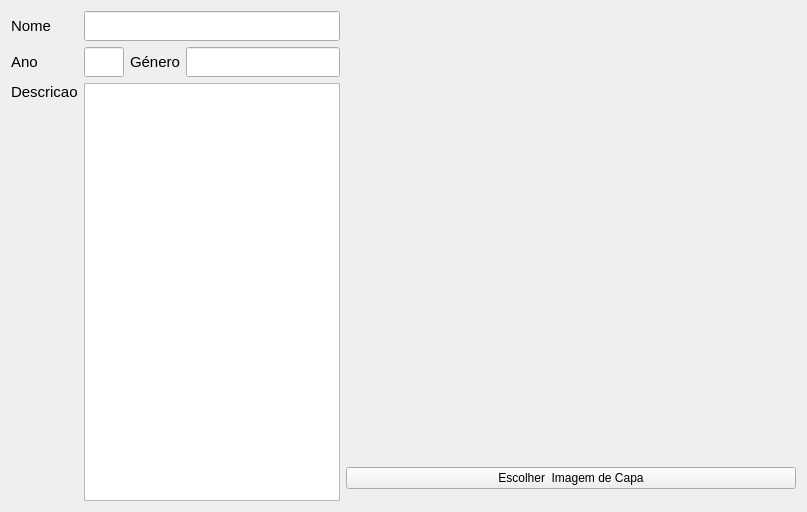
          <widget class="QWidget" name="page_add_album_tab_album">
           <attribute name="title">
            <string>Tab 1</string>
           </attribute>
           <layout class="QGridLayout" name="gridLayout_11">
            <item row="0" column="1" rowspan="2">
             <widget class="QLabel" name="page_add_album_label_artwork">
              <property name="sizePolicy">
               <sizepolicy hsizetype="Preferred" vsizetype="Fixed">
                <horstretch>0</horstretch>
                <verstretch>0</verstretch>
               </sizepolicy>
              </property>
              <property name="minimumSize">
               <size>
                <width>450</width>
                <height>450</height>
               </size>
              </property>
              <property name="maximumSize">
               <size>
                <width>500</width>
                <height>500</height>
               </size>
              </property>
              <property name="font">
               <font>
                <pointsize>11</pointsize>
               </font>
              </property>
              <property name="text">
               <string/>
              </property>
              <property name="pixmap">
               <pixmap resource="icons/img.qrc">:/music.png</pixmap>
              </property>
              <property name="scaledContents">
               <bool>true</bool>
              </property>
             </widget>
            </item>
            <item row="2" column="1">
             <widget class="QPushButton" name="page_add_album_button_addArtwork">
              <property name="text">
               <string>Escolher  Imagem de Capa</string>
              </property>
             </widget>
            </item>
            <item row="0" column="0" rowspan="5">
             <layout class="QGridLayout" name="gridLayout_10">
              <property name="sizeConstraint">
               <enum>QLayout::SetDefaultConstraint</enum>
              </property>
              <item row="1" column="1">
               <widget class="QLabel" name="lb_ano">
                <property name="sizePolicy">
                 <sizepolicy hsizetype="Preferred" vsizetype="Fixed">
                  <horstretch>0</horstretch>
                  <verstretch>0</verstretch>
                 </sizepolicy>
                </property>
                <property name="font">
                 <font>
                  <pointsize>11</pointsize>
                 </font>
                </property>
                <property name="text">
                 <string>Ano</string>
                </property>
               </widget>
              </item>
              <item row="0" column="1">
               <widget class="QLabel" name="lb_nome">
                <property name="sizePolicy">
                 <sizepolicy hsizetype="Preferred" vsizetype="Fixed">
                  <horstretch>0</horstretch>
                  <verstretch>0</verstretch>
                 </sizepolicy>
                </property>
                <property name="font">
                 <font>
                  <pointsize>11</pointsize>
                 </font>
                </property>
                <property name="text">
                 <string>Nome</string>
                </property>
               </widget>
              </item>
              <item row="2" column="1">
               <widget class="QLabel" name="lb_descricao">
                <property name="sizePolicy">
                 <sizepolicy hsizetype="Fixed" vsizetype="Fixed">
                  <horstretch>0</horstretch>
                  <verstretch>0</verstretch>
                 </sizepolicy>
                </property>
                <property name="font">
                 <font>
                  <pointsize>11</pointsize>
                 </font>
                </property>
                <property name="text">
                 <string>Descricao</string>
                </property>
               </widget>
              </item>
              <item row="3" column="1" rowspan="2">
               <spacer name="verticalSpacer_7">
                <property name="orientation">
                 <enum>Qt::Vertical</enum>
                </property>
                <property name="sizeType">
                 <enum>QSizePolicy::Fixed</enum>
                </property>
                <property name="sizeHint" stdset="0">
                 <size>
                  <width>20</width>
                  <height>40</height>
                 </size>
                </property>
               </spacer>
              </item>
              <item row="1" column="2">
               <widget class="QLineEdit" name="page_add_album_lineEdit_year">
                <property name="minimumSize">
                 <size>
                  <width>20</width>
                  <height>30</height>
                 </size>
                </property>
                <property name="maximumSize">
                 <size>
                  <width>40</width>
                  <height>16777215</height>
                 </size>
                </property>
               </widget>
              </item>
              <item row="1" column="4">
               <widget class="QLineEdit" name="page_add_album_lineEdit_gender">
                <property name="minimumSize">
                 <size>
                  <width>0</width>
                  <height>30</height>
                 </size>
                </property>
               </widget>
              </item>
              <item row="0" column="2" colspan="3">
               <widget class="QLineEdit" name="page_add_album_lineEdit_name">
                <property name="sizePolicy">
                 <sizepolicy hsizetype="Expanding" vsizetype="Fixed">
                  <horstretch>0</horstretch>
                  <verstretch>0</verstretch>
                 </sizepolicy>
                </property>
                <property name="minimumSize">
                 <size>
                  <width>0</width>
                  <height>30</height>
                 </size>
                </property>
               </widget>
              </item>
              <item row="1" column="3">
               <widget class="QLabel" name="lb_genero">
                <property name="font">
                 <font>
                  <pointsize>11</pointsize>
                 </font>
                </property>
                <property name="text">
                 <string>Género</string>
                </property>
               </widget>
              </item>
              <item row="2" column="2" rowspan="3" colspan="3">
               <widget class="QPlainTextEdit" name="page_add_album_textEdit_description"/>
              </item>
             </layout>
            </item>
           </layout>
          </widget>
